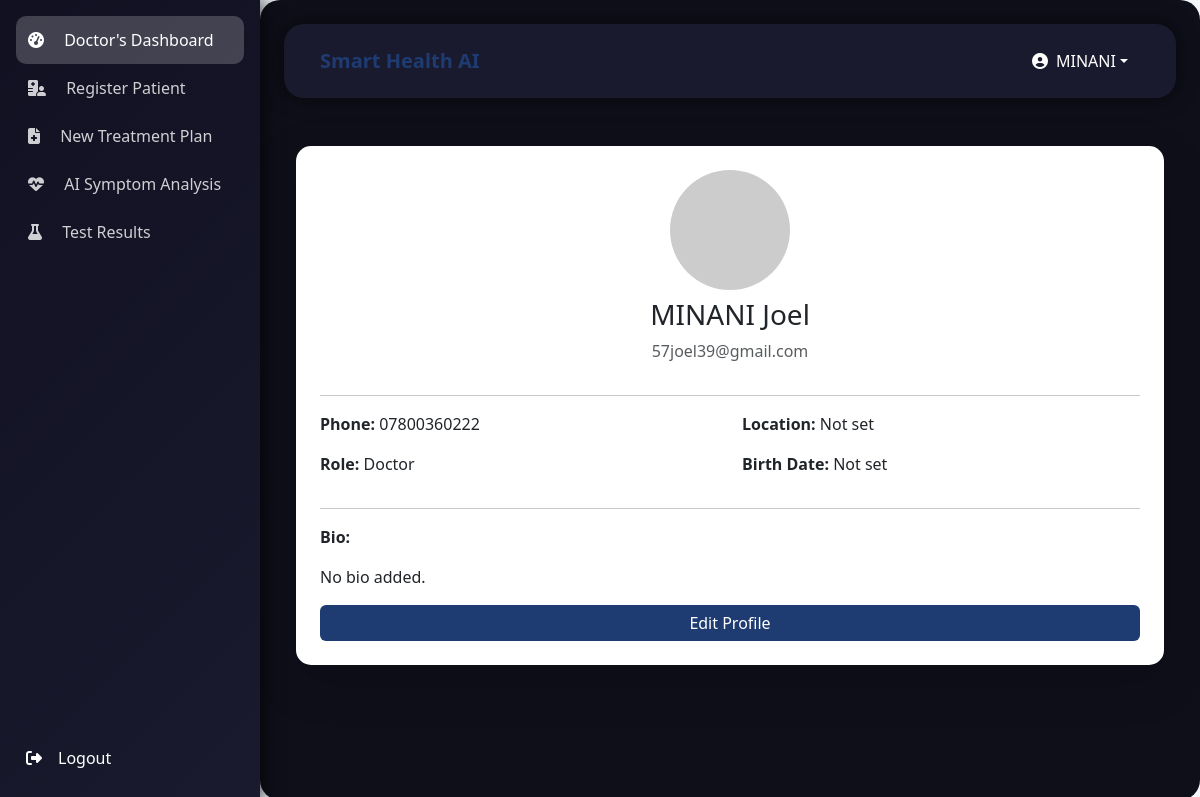
Page /accounts/profile/ (signed in) on the committed database.
### accounts/models.py (models this page shows, shortened)
class Account(AbstractBaseUser, PermissionsMixin):
    first_name = models.CharField(max_length=50)
    last_name = models.CharField(max_length=50)
    email = models.EmailField(max_length=100, unique=True)
    phone_number = models.CharField(max_length=50, blank=True)
    date_joined = models.DateTimeField(auto_now_add=True)
    last_login = models.DateTimeField(auto_now=True)
    role = models.CharField(max_length=20, default='user')
    is_staff = models.BooleanField(default=False)
    is_active = models.BooleanField(default=False)
    is_superuser = models.BooleanField(default=False)
    USERNAME_FIELD = 'email'  # Use email as the unique identifier
    REQUIRED_FIELDS = ['first_name', 'last_name']  # Removed 'username'
    objects = MyAccountManager()

### accounts/views.py (the view)
# urls.py: path('profile/', views.profile_view, name='profile'),
@login_required
def profile_view(request):
    return render(request, 'pages/profile.html', {'user': request.user})

### templates/pages/profile.html (shortened to what this page needs)
{% extends 'base.html' %}
{% block content %}
<div class="container mt-5">
  <div class="card shadow-lg p-4">
    <div class="text-center">
      {% if user.profile.profile_picture %}
        <img src="{{ user.profile.profile_picture.url }}" class="rounded-circle" width="120" alt="Profile Picture">
      {% else %}
        <img src="https://via.placeholder.com/120" class="rounded-circle" alt="Default Profile Picture">
      {% endif %}
      <h3 class="mt-2">{{ user.first_name }} {{ user.last_name }}</h3>
      <p class="text-muted">{{ user.email }}</p>
    </div>
    <hr />
    <div class="row">
      <div class="col-md-6">
        <p><strong>Phone:</strong> {{ user.phone_number|default:"Not set" }}</p>
        <p><strong>Role:</strong> {{ user.role|capfirst }}</p>
      </div>
      <div class="col-md-6">
        <p><strong>Location:</strong> {{ user.profile.location|default:"Not set" }}</p>
        <p><strong>Birth Date:</strong>
          {% if user.profile.birth_date %}
            {{ user.profile.birth_date|date:"Y-m-d" }}
          {% else %}
            Not set
          {% endif %}
        </p>
      </div>
    </div>
    <hr />
    <p><strong>Bio:</strong></p>
    <p>{{ user.profile.bio|default:"No bio added." }}</p>
    <a href="{% url 'edit_profile' %}" class="btn btn-primary">Edit Profile</a>
  </div>
</div>
{% endblock %}

### templates/base.html (shortened to what this page needs)
<!DOCTYPE html>
<html lang="en">
  <head>
    {% load static %}
    <link
      href="https://cdn.jsdelivr.net/npm/bootstrap@5.3.0/dist/css/bootstrap.min.css"
      rel="stylesheet"
    />
    <link
      href="https://cdnjs.cloudflare.com/ajax/libs/font-awesome/6.3.0/css/all.min.css"
      rel="stylesheet"
    />
    <link href="{% static 'css/base.css' %}" rel="stylesheet" />
  </head>
  <body>
    <div class="d-flex">
      <nav id="sidebar" class="d-flex flex-column p-3">
        <ul class="nav flex-column">
          {% if request.user.is_authenticated %}
          {% if request.user.role == "doctor" %}
            <li class="nav-item">
              <a class="nav-link active" href="{% url 'dashboard' %}">
                <i class="fas fa-tachometer-alt me-3"></i>
                <span class="d-none d-sm-inline">Doctor's Dashboard</span>
              </a>
            </li>
            <li class="nav-item">
              <a class="nav-link" href="{% url 'patients' %}">
                <i class="fas fa-hospital-user me-3"></i>
                <span class="d-none d-sm-inline">Register Patient</span>
              </a>
            </li>
            <li class="nav-item">
              <a class="nav-link" href="{% url 'medical_records' %}">
                <i class="fas fa-file-medical me-3"></i>
                <span class="d-none d-sm-inline">New Treatment Plan</span>
              </a>
            </li>
            <li class="nav-item">
              <a class="nav-link" href="{% url 'symptom_checker' %}">
                <i class="fas fa-heartbeat me-3"></i>
                <span class="d-none d-sm-inline">AI Symptom Analysis</span>
              </a>
            </li>
            <li class="nav-item">
              <a class="nav-link" href="{% url 'test_results' %}">
                <i class="fas fa-flask me-3"></i>
                <span class="d-none d-sm-inline">Test Results</span>
              </a>
            </li>
          {% endif %}
        {% endif %}
        </ul>
        <div class="sidebar-bottom">
          <a class="nav-link text-white" href="{% url 'logout_view' %}">
            <i class="fas fa-sign-out-alt me-3"></i>
            <span class="d-none d-sm-inline">Logout</span>
          </a>
        </div>
      </nav>
      <div class="content w-100 p-4">
        <nav class="navbar navbar-expand-lg navbar-light">
          <div class="container-fluid">
            <a class="navbar-brand " style="color:white" href="{% url 'dashboard' %}">
             Smart Health AI
            </a>
            <div class="collapse navbar-collapse" id="navbarNav">
              <ul class="navbar-nav ms-auto align-items-center">
                <li class="nav-item dropdown">
                  <a
                    class="nav-link dropdown-toggle d-flex align-items-center"
                    href="#"
                    id="navbarDropdown"
                    role="button"
                    data-bs-toggle="dropdown"
                    aria-expanded="false"
                  >
                    <i class="fas fa-user-circle me-2"></i>
                    <span>
                      {% if request.user.first_name %}
                      {{ request.user.first_name }}
                    {% else %}
                      {{ request.user.username }}
                    {% endif %}
                    </span>
                  </a>
                </li>
              </ul>
            </div>
          </div>
        </nav>
        {% block content %}{% endblock %}
      </div>
    </div>
  </body>
</html>

### static/css/base.css (style rules this page uses)
body { font-family: 'Inter', sans-serif; background: linear-gradient(to right, #dde1e7, #f4f7fc); color: #2c3e50; }
#sidebar { width: 250px; min-height: 100vh; background: linear-gradient(135deg, #1e3c72, #2a5298); box-shadow: 5px 0 15px rgba(0, 0, 0, 0.1); }
.nav-link { color: rgba(255, 255, 255, 0.8); padding: 12px; border-radius: 8px; transition: all 0.3s; }
.nav-link:hover, .nav-link.active { background-color: rgba(255, 255, 255, 0.2); color: #fff !important; }
.navbar { background: white; box-shadow: 0 4px 6px rgba(0, 0, 0, 0.1); }
.navbar-brand { font-weight: 600; color: #1e3c72 !important; }
.card { border: none; border-radius: 15px; box-shadow: 0 4px 10px rgba(0, 0, 0, 0.1); transition: transform 0.2s; }
.btn-primary { background: #1e3c72; border: none; transition: all 0.3s; }

### templates/base.html (style rules this page uses)
body { font-family: 'Segoe UI', sans-serif; background-color: #0e0e20; color: white; margin: 0; }
#sidebar { width: 260px; min-height: 100vh; background: linear-gradient(135deg, #111122, #1a1a2e); box-shadow: 5px 0 15px rgba(0, 0, 0, 0.6); padding: 20px; position: fixed; top: 0; left: 0; z-index: 99; }
.nav-link { color: rgba(255, 255, 255, 0.8); padding: 12px; border-radius: 10px; transition: all 0.3s; border-right: 4px solid transparent; }
.navbar { background-color: #1a1a2e; box-shadow: 0 0 20px rgba(0, 0, 0, 0.6); padding: 0.8rem 1.5rem; margin-bottom: 2rem; border-radius: 20px; }
.navbar .nav-item .nav-link { color: white; }
.content { margin-left: 260px; padding: 20px; transition: margin-left 0.3s; background-color: #0f0f1a; border-radius: 20px; min-height: 100vh; }
.sidebar-bottom { position: absolute; bottom: 20px; width: calc(100% - 40px); }
.sidebar-bottom a.nav-link { color: white; border-radius: 10px; padding: 10px; display: flex; align-items: center; transition: background-color 0.3s ease; }

### rows in the picture
Account: user.first_name "MINANI", first_name "MINANI", last_name "Joel", email "57joel39@gmail.com", phone_number "07800360222", role "Doctor"

### other values in the picture
{{ user.profile.location|default:"Not set" }} "Not set"
{{ user.profile.bio|default:"No bio added." }} "No bio added."
